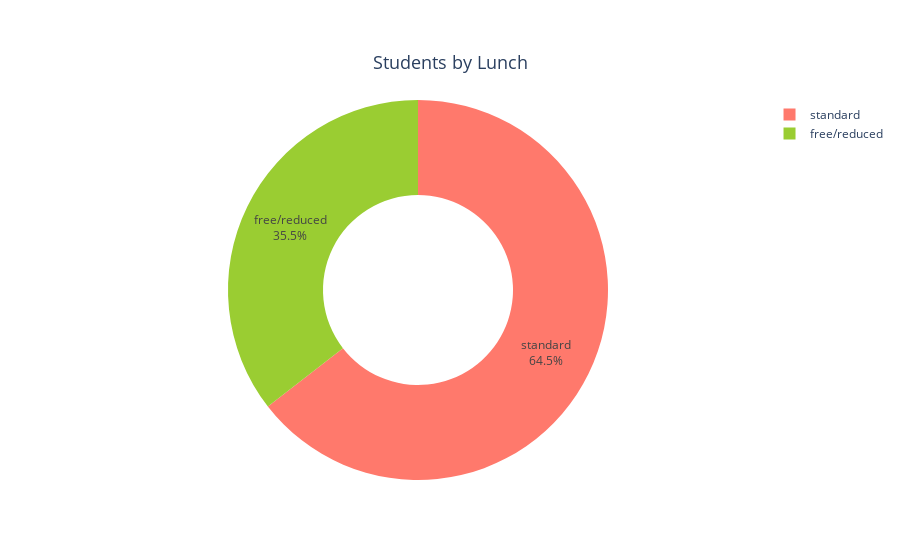

Here is the notebook cell this chart was saved with:
### Code cell
# Donut plot by lunch

gender=df['lunch'].value_counts()
colors=['#FF796C','#9ACD32']
donut=go.Pie(values = gender.values, labels=gender.index, marker=dict(colors=colors), textinfo='label+percent' , hole=0.5, pull= [0,0,0,0,0,0])
layout=go.Layout(title=dict(text='Students by Lunch', x=.50,y=.90,font_size=18))
fig=go.Figure(data=donut,layout=layout)

fig.show()

### Figure 1 — Plotly figure (JSON) as saved in the notebook; plotly's stock layout.template omitted (floating-point values rounded to 4 significant figures)
{"data": [{"hole": 0.5, "labels": ["standard", "free/reduced"], "marker": {"colors": ["#FF796C", "#9ACD32"]}, "pull": [0, 0, 0, 0, 0, 0], "textinfo": "label+percent", "type": "pie", "values": [645, 355]}], "layout": {"title": {"font": {"size": 18}, "text": "Students by Lunch", "x": 0.5, "y": 0.9}}}
